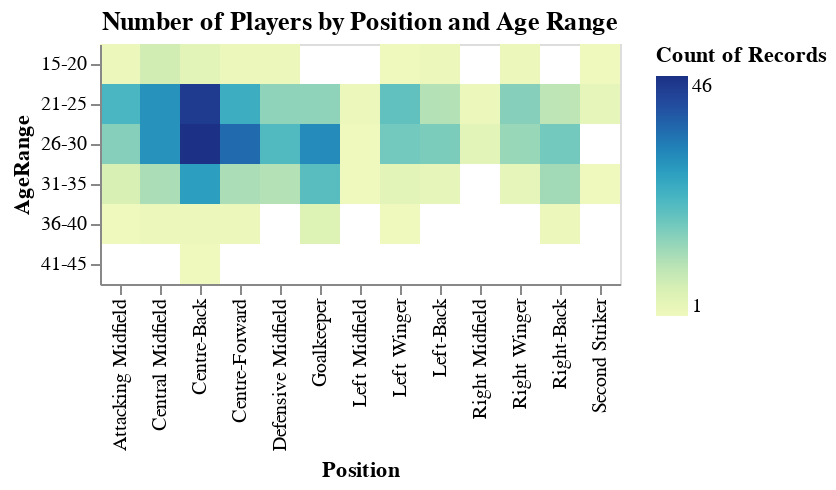

This figure's notebook cell:
### Markdown cell above
### Heatmap with Player Positions and Age Ranges

### Code cell
# Define age ranges
data['AgeRange'] = pd.cut(data['Age'], bins=[15, 20, 25, 30, 35, 40, 45], labels=['15-20', '21-25', '26-30', '31-35', '36-40', '41-45'])

# Heatmap with player positions on one axis and age ranges on the other
heatmap = alt.Chart(data).mark_rect().encode(
    x='Position:N',
    y='AgeRange:N',
    color='count():Q'
).properties(
    title='Number of Players by Position and Age Range'
)

heatmap

### Figure 1 — Vega-Lite specification as saved in the notebook (floating-point values rounded to 4 significant figures; data arrays with more than 128 entries replaced by an {"elided": "..."} marker saying what was removed)
{"config": {"view": {"continuousWidth": 400, "continuousHeight": 300}}, "data": {"name": "data-fd6d4b02b47138627c4191dabbfea2fd"}, "mark": "rect", "encoding": {"color": {"type": "quantitative", "aggregate": "count"}, "x": {"type": "nominal", "field": "Position"}, "y": {"type": "nominal", "field": "AgeRange"}}, "title": "Number of Players by Position and Age Range", "$schema": "https://vega.github.io/schema/vega-lite/v4.8.1.json", "datasets": {"data-fd6d4b02b47138627c4191dabbfea2fd": {"elided": "623 records"}}}
